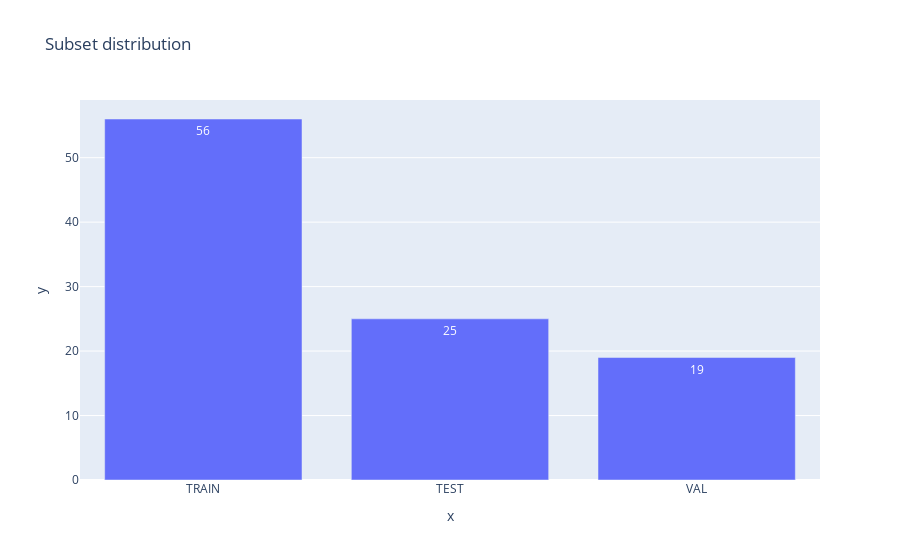

The cell this chart's notebook holds for it:
### Code cell
fig = px.bar(
    x=["TRAIN", "TEST", "VAL"],
    y=[len(x_train), len(x_test), len(x_val)],
    text=[len(x_train), len(x_test), len(x_val)],
    title="Subset distribution"
)
fig.update_traces(textposition='inside')
fig.show()

### Figure 1 — Plotly figure (JSON) as saved in the notebook; plotly's stock layout.template omitted (floating-point values rounded to 4 significant figures)
{"data": [{"hovertemplate": "x=%{x}<br>y=%{y}<br>text=%{text}<extra></extra>", "legendgroup": "", "marker": {"color": "#636efa", "pattern": {"shape": ""}}, "name": "", "orientation": "v", "showlegend": false, "text": [56.0, 25.0, 19.0], "textposition": "inside", "type": "bar", "x": ["TRAIN", "TEST", "VAL"], "xaxis": "x", "y": [56, 25, 19], "yaxis": "y"}], "layout": {"barmode": "relative", "legend": {"tracegroupgap": 0}, "title": {"text": "Subset distribution"}, "xaxis": {"anchor": "y", "domain": [0, 1], "title": {"text": "x"}}, "yaxis": {"anchor": "x", "domain": [0, 1], "title": {"text": "y"}}}}
